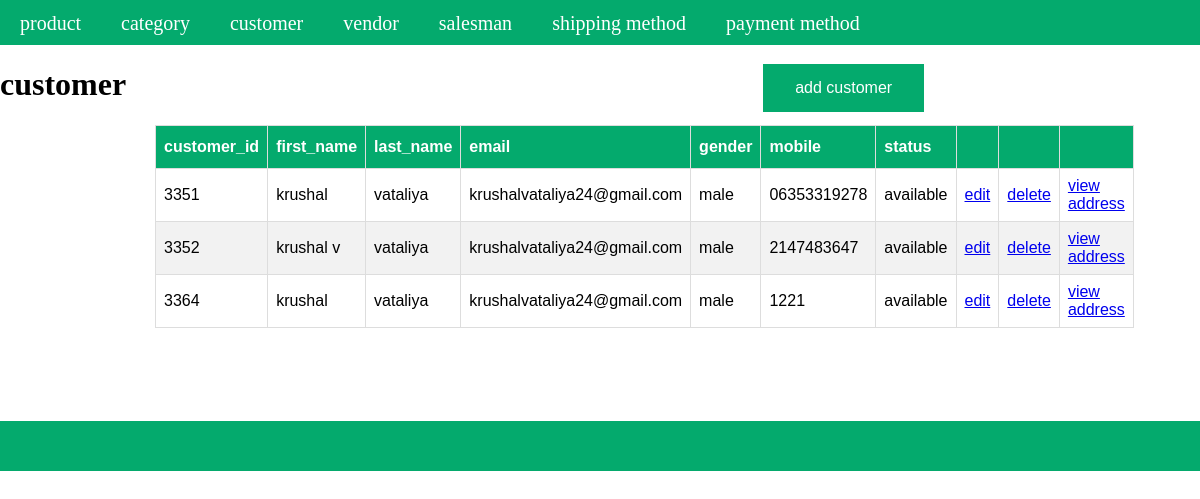
/index.php?a=grid&c=customer, run on the app's committed database.
### tables this page shows
CREATE TABLE `customers` (
  `customer_id` int(11) NOT NULL,
  `first_name` varchar(255) NOT NULL,
  `last_name` varchar(255) NOT NULL,
  `email` varchar(255) NOT NULL,
  `gender` enum('male','female') NOT NULL,
  `mobile` varchar(255) NOT NULL,
  `status` enum('available','unavailable') NOT NULL,
  `created_at` timestamp NOT NULL DEFAULT current_timestamp(),
  `updated_at` timestamp NULL DEFAULT NULL
);

### Controller/Core/Action.php (called while the page is built, shortened)
<?php
class Controller_Core_Action
{
	public function getTemplete($templetePath)
	{
		require_once "View".DS.$templetePath;
	}
}
?>

### Controller/Customer.php (called while the page is built, shortened)
<?php
require_once 'Controller/Core/Action.php';
class Controller_Customer extends Controller_Core_Action
{
	protected $customers = null;
	protected $modelCustomer = null;
	public function gridAction()
	{
		$modelCustomer =$this->getModelCustomer();
		$customers =$modelCustomer->fetchall();
		$this->getTemplete('customer/grid.phtml');
	}
    public function getCustomer()
    {
        return $this->customers;
    }
    public function setCustomer($customers)
    {
        $this->customers = $customers;
        return $this;
    }
    public function getModelCustomer()
    {
        if (!$this->modelCustomer) {
    	$this->modelCustomer = new Model_Customer();
    	}
        return $this->modelCustomer;
    }
}
?>

### Controller/Core/Front.php (called while the page is built, shortened)
<?php
class Controller_Core_Front
{
	public function getRequest()
	{
		$request = new Model_Core_Request();
		return $request;
	}
	public function init()
	{
		$request = $this->getRequest();
		$action = $request->getActionName().'Action';
		$Controller = new $controllerClassName();
		$Controller->$action();
	}
}
?>

### index.php (called while the page is built, shortened)
<?php
require_once 'Controller/Core/Front.php';
class Ccc
{
	public static function init()
	{
		$front = new Controller_Core_Front();
		$front->init();
	}
}
Ccc::init();
?>

### Model/Core/Adapter.php (called while the page is built, shortened)
<?php
class Model_core_Adapter{
	public $servername="localhost";
	public $username="root";
	public $password="";
	public $dbname ="project-krushal-vataliya";
   public $connect = null;
	public function connect(){
      if($this->connect == null)
      {
		$this->connect = mysqli_connect($this->servername, $this->username, $this->password ,$this->dbname);
      }
      return $this->connect;
	   }
   public function fetchAll($query){
   	$connect =$this->connect();
   	$result =$connect->query($query);
   		return $result->fetch_all(MYSQLI_ASSOC);
   }
}
?>

### Model/Core/Table.php (called while the page is built, shortened)
<?php
require_once 'Model/Core/Adapter.php';
class Model_Core_Table
{
	public $tableName = null;
	public function getAdapter()
	{
		$adapter = new Model_Core_Adapter();
		return $adapter;
	}
    public function getTableName()
    {
        return $this->tableName;
    }
    public function setTableName($tableName)
    {
        $this->tableName = $tableName;
        return $this;
    }
    public function fetchAll($query = null)
	{
		$tableName = $this->getTableName();
		$adapter = $this->getAdapter();
		if($query == null)
		{
		$sql ="SELECT * FROM `{$tableName}`";
		$result = $adapter->fetchAll($sql);
		}
		else
		{
			$result = $adapter->fetchAll($query);
		}
		return $result;
	}
}
?>

### View/customer/grid.phtml (the view, shortened to what this page needs)
<?php
$customers = $this->getcustomer();
?>
<!DOCTYPE html>
<html>
    <head>
        <link rel="stylesheet" href="Model/Skin/css/style.css">
    </head>
    <body>
        <?php require_once "View/html/header.phtml" ?>
        <div class="flx"><div><h1>customer</h1></div><div style="margin-left: 635px;margin-top: 15px;"><button class="button " > <a  class="add" href="http://localhost/project-krushal-vataliya/index.php?a=add&c=customer">
        add customer
    </a></button></div></div>
    <table id="product">
        <tr>
            <th>customer_id</th>
            <th>first_name</th>
            <th>last_name</th>
            <th>email</th>
            <th>gender</th>
            <th>mobile</th>
            <th>status</th>
            <th> </th>
            <th> </th>
            <th> </th>
        </tr>
        <?php foreach ($customers as  $customer):?>
        <tr>
            <td><?php echo $customer['customer_id'] ?> </td>
            <td><?php echo $customer['first_name'] ?></td>
            <td><?php echo $customer['last_name'] ?></td>
            <td><?php echo $customer['email'] ?></td>
            <td><?php echo $customer['gender'] ?></td>
            <td><?php echo $customer['mobile'] ?></td>
            <td><?php echo $customer['status'] ?></td>
            <td><a href="http://localhost/project-krushal-vataliya/index.php?a=edit&c=customer&customer_id=<?php echo $customer['customer_id'] ?>">edit</a></td>
            <td><a href="http://localhost/project-krushal-vataliya/index.php?a=delete&c=customer&customer_id=<?php echo $customer['customer_id'] ?>">delete<a></td>
            <td><a href="http://localhost/project-krushal-vataliya/index.php?a=grid&c=customer_address&customer_id=<?php echo $customer['customer_id'] ?>">view address<a></td>
        </tr>
        <?php endforeach; ?>
    </table>
</body>
<?php require_once "View/html/footer.phtml" ?>
</html>

### Model/Skin/css/style.css (style rules this page uses)
body { display: block; margin: 0px;justify-content: center; }
.flx { display: flex; }
#product { font-family: Arial, Helvetica, sans-serif; border-collapse: collapse; width: 25px; margin-left: 155px; }
#product td, #product th { border: 1px solid #ddd; padding: 8px; }
#product tr:nth-child(odd) { background-color: #f2f2f2; }
#product th { padding-top: 12px; padding-bottom: 12px; text-align: left; background-color: #04AA6D; color: white; }
.button { border: none; color: white; padding: 15px 32px; text-align: center; text-decoration: none; display: inline-block; font-size: 16px; margin: 4px 2px; cursor: pointer; background-color:#04aa6d; }
.add { text-decoration: none; color: white; }

### data on the page
customers: customer_id "3351", first_name "krushal", last_name "vataliya", email "krushalvataliya24@gmail.com", gender "male", mobile "06353319278", status "available"
customers: customer_id "3352", first_name "krushal v", last_name "vataliya", email "krushalvataliya24@gmail.com", gender "male", mobile "2147483647", status "available"
customers: customer_id "3364", first_name "krushal", last_name "vataliya", email "krushalvataliya24@gmail.com", gender "male", mobile "1221", status "available"
